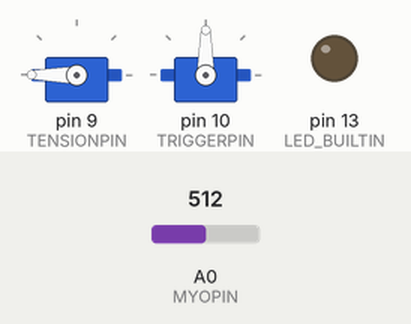
The sketch below on a simulated Arduino Uno, built with avr-gcc and run on an emulated ATmega328P. Parts: 2 × servo, output pins drawn as LEDs (lit = HIGH). Inputs (shaded band) come from the test bench; at power-on: A0 (MYOPIN) = 512.

Above: at 0.6 s.
At 2.1 s:
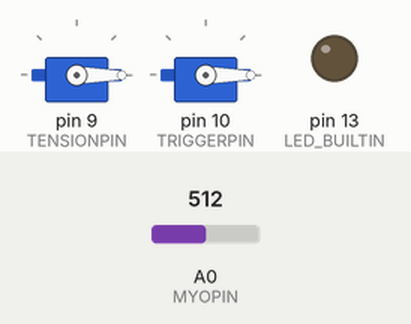
At 4.2 s:
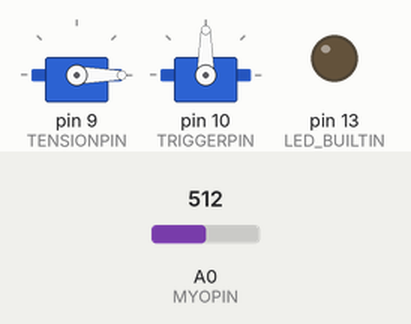
4.3 s: A0 (MYOPIN) set to 642
5.8 s: A0 (MYOPIN) set to 662
7.3 s: A0 (MYOPIN) set to 766
8.8 s: A0 (MYOPIN) set to 797
10.3 s: A0 (MYOPIN) set to 904
11.8 s: A0 (MYOPIN) set to 928
Timing chart, 0 to 14.3 s (numbered marks = the images above; inputs shaded):
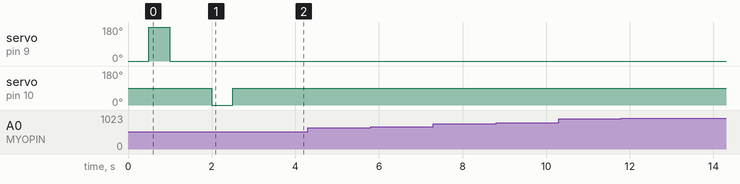

Measured:
- after the input at 4.3 s, every drawn part: stays the same
- after the input at 5.8 s, every drawn part: stays the same
- after the input at 7.3 s, every drawn part: stays the same
- after the input at 8.8 s, every drawn part: stays the same
- after the input at 10.3 s, every drawn part: stays the same
- after the input at 11.8 s, every drawn part: stays the same

The sketch:

catapult_myo_final.ino
```cpp
#include <Servo.h>

Servo tensionServo;
#define TENSED  180
#define RELAXED 0

Servo triggerServo;
#define BLOCKED 0
#define UNBLOCKED 90

#define MYOPIN A0
#define TENSIONPIN 9
#define TRIGGERPIN 10

bool armed = false;
const int threshVal = 100;
int sensorValue = 0;  //initialization of sensor variable, equivalent to EMA Y
float EMA_a = 0.3;    //initialization of EMA alpha
int EMA_S = 0;        //initialization of EMA S
int highpass = 0;

void setup() {
  // put your setup code here, to run once:
  pinMode(MYOPIN, INPUT); // init button as input
  tensionServo.attach(TENSIONPIN); // init servo to pin 9
  triggerServo.attach(TRIGGERPIN); // init servo to pin 10
  // See if each servo moves back and forth a few times when initialized (just a check to see if they are in position)
  tensionServo.write(RELAXED); delay(500); tensionServo.write(TENSED); delay(500); tensionServo.write(RELAXED); delay(500);
  triggerServo.write(UNBLOCKED); delay(500); triggerServo.write(BLOCKED); delay(500); triggerServo.write(UNBLOCKED); delay(500);
  // Initialize builtin LED as an output (will later be used as a check: off when system = unarmed, on when system = armed
  pinMode(LED_BUILTIN, OUTPUT);
  EMA_S = analogRead(MYOPIN);     //set EMA S for t=1
}

void loop() {
  // put your main code here, to run repeatedly:
  // check if buttonState is HIGH (button is pressed):
  int sensorValue = analogRead(MYOPIN);
  EMA_S = (EMA_a*sensorValue) + ((1-EMA_a)*EMA_S);  //run the EMA
  highpass = sensorValue - EMA_S;                   //calculate the high-pass signal
  if (highpass > threshVal)
  {
    if (armed) {
      // Catapult is armed, fire
      triggerServo.write(UNBLOCKED);
      delay(500);
      tensionServo.write(RELAXED);
      delay(500);
      armed = false;
    } else {
      // Where we arm the catapult
      triggerServo.write(BLOCKED);
      delay(500);
      tensionServo.write(TENSED);
      delay(500);
      armed = true;
    }
  } else {
    // When arm is not flexed, check again in 0.5 sec
    delay(500);
  }
  if (armed) {
    // builtin LED on Arduino lights up if the system is armed
    digitalWrite(LED_BUILTIN, HIGH);
  } else {
    digitalWrite(LED_BUILTIN, LOW);
  }
}
```
